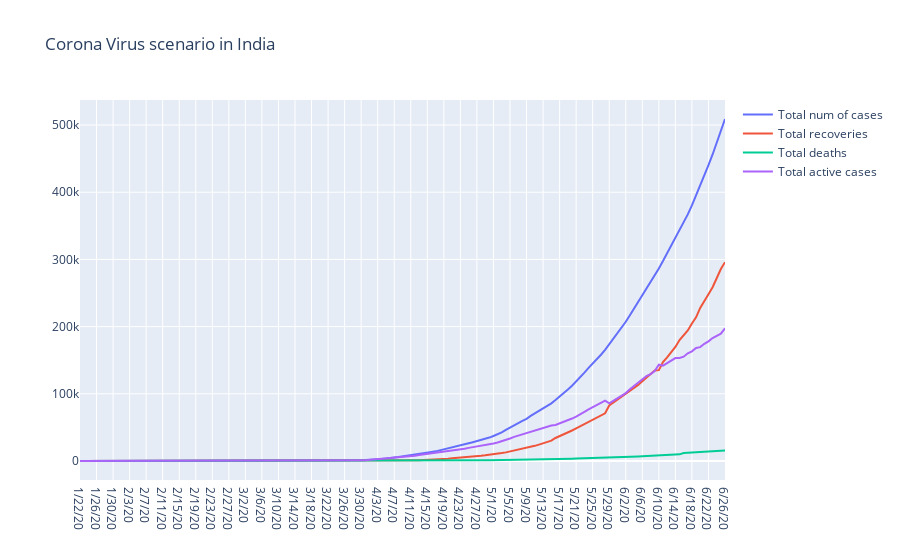

The notebook cell this image was saved under:
### Markdown cell above
### Good rate of recovery
Even though cases are increasing significantly but we have managed to flatten active cases curve and we are having good number of recoveries while supressing the death curve

### Code cell
data=[trace0,trace1,trace2,trace3]
layout=go.Layout(title='Corona Virus scenario in India')
fig=go.Figure(data,layout)
fig.show()

### Figure 1 — Plotly figure (JSON) as saved in the notebook; plotly's stock layout.template omitted (floating-point values rounded to 4 significant figures; data arrays with more than 128 entries replaced by an {"elided": "..."} marker saying what was removed)
{"data": [{"mode": "lines", "name": "Total num of cases", "type": "scatter", "x": {"elided": "157 str values"}, "y": {"elided": "157 int values"}}, {"mode": "lines", "name": "Total recoveries", "type": "scatter", "x": {"elided": "157 str values"}, "y": {"elided": "157 int values"}}, {"mode": "lines", "name": "Total deaths", "type": "scatter", "x": {"elided": "157 str values"}, "y": {"elided": "157 int values"}}, {"mode": "lines", "name": "Total active cases", "type": "scatter", "x": {"elided": "157 str values"}, "y": {"elided": "157 int values"}}], "layout": {"title": {"text": "Corona Virus scenario in India"}}}
